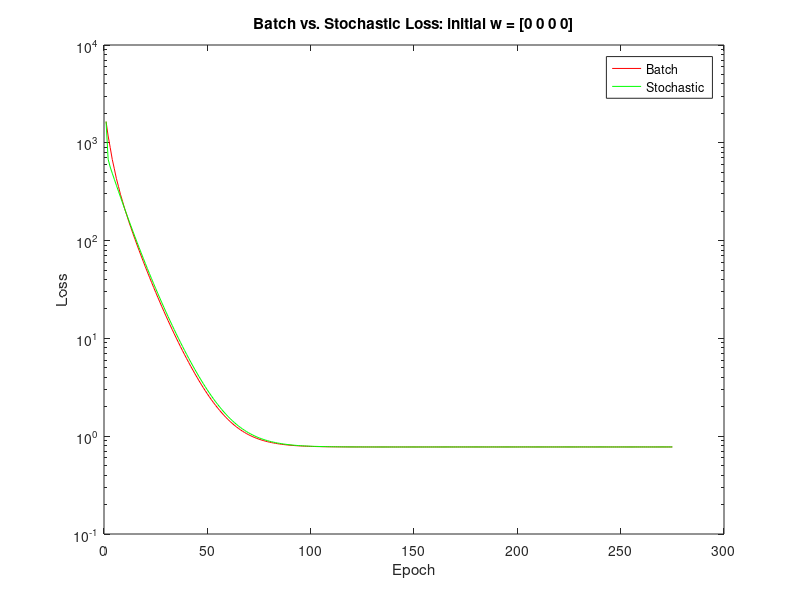

Here is the MATLAB script that generated this plot:
% regression.m
% Michael Anderson

% Get training data from file
M = csvread('regression-train.csv');
x_train = M(:,1:3);
n = size(x_train,1);
x_train = cat(2,ones(n,1),x_train);
y_train = M(:,4);
epsilon = 0.0000001*ones(1,4);

% Initialization
w_init = 0;
w_batch = zeros(1,4)+w_init;
w_stochastic = zeros(1,4)+w_init;
iter = 1;
lambda = 1/n;

% Perform batch gradient descent
while true
    cur_w = w_batch(iter,:);
    yhat = x_train*cur_w';
    difs = (yhat-y_train)*ones(1,4);
    gradients = sum(difs .* x_train);
    new_w = cur_w - lambda * gradients;
    
     % Add the new w to the list of w's so far computed
    iter = iter + 1;
    w_batch(iter,:) = new_w;

    % Stop when w stops changing significantly
    if sum(abs(new_w-cur_w) > epsilon) == 0
        break;
    end
end

% Perform stochastic gradient descent
iter = 1;
while true
    % Shuffle the order that the data will be processed in
    perm = randperm(n);
    x_train = x_train(perm, :);
    y_train = y_train(perm, :);

    % Train for one epoch
    cur_w = w_stochastic(iter,:);
    in_epoch_w = cur_w;
    for iter2 = 1:n
        yhat = x_train(iter2,:)*in_epoch_w';
        dif = (yhat-y_train(iter2,:))*ones(1,4);
        gradient = dif .* x_train(iter2,:);
        in_epoch_w = in_epoch_w - lambda * gradient;
    end
    
    % Add the new w to the list of w's so far computed
    iter = iter + 1;
    w_stochastic(iter,:) = in_epoch_w;

    if (iter > 274)
        break;
    end
end

% Get test data from file
N = csvread('regression-test.csv');
x_test = N(:,1:3);
x_test = cat(2,ones(size(x_test,1),1),x_test);
y_test = N(:,4);

% Calculate batch and stochastic loss relative to test data
yhat = x_test*w_batch';
loss_batch = sum((yhat - y_test*(ones(1,size(yhat,2)))).^2);
yhat = x_test*w_stochastic';
loss_stochastic = sum((yhat - y_test*(ones(1,size(yhat,2)))).^2);

% Plot batch and stochastic loss
set(0,'DefaultAxesColorOrder',[1 0 0;0 1 0]);
semilogy(1:size(loss_batch,2), loss_batch, 1:size(loss_stochastic,2), loss_stochastic);
xlabel('Epoch');
ylabel('Loss');
title(sprintf('Batch vs. Stochastic Loss: initial w = [%d %d %d %d]', w_init, w_init, w_init, w_init));
legend('Batch', 'Stochastic');